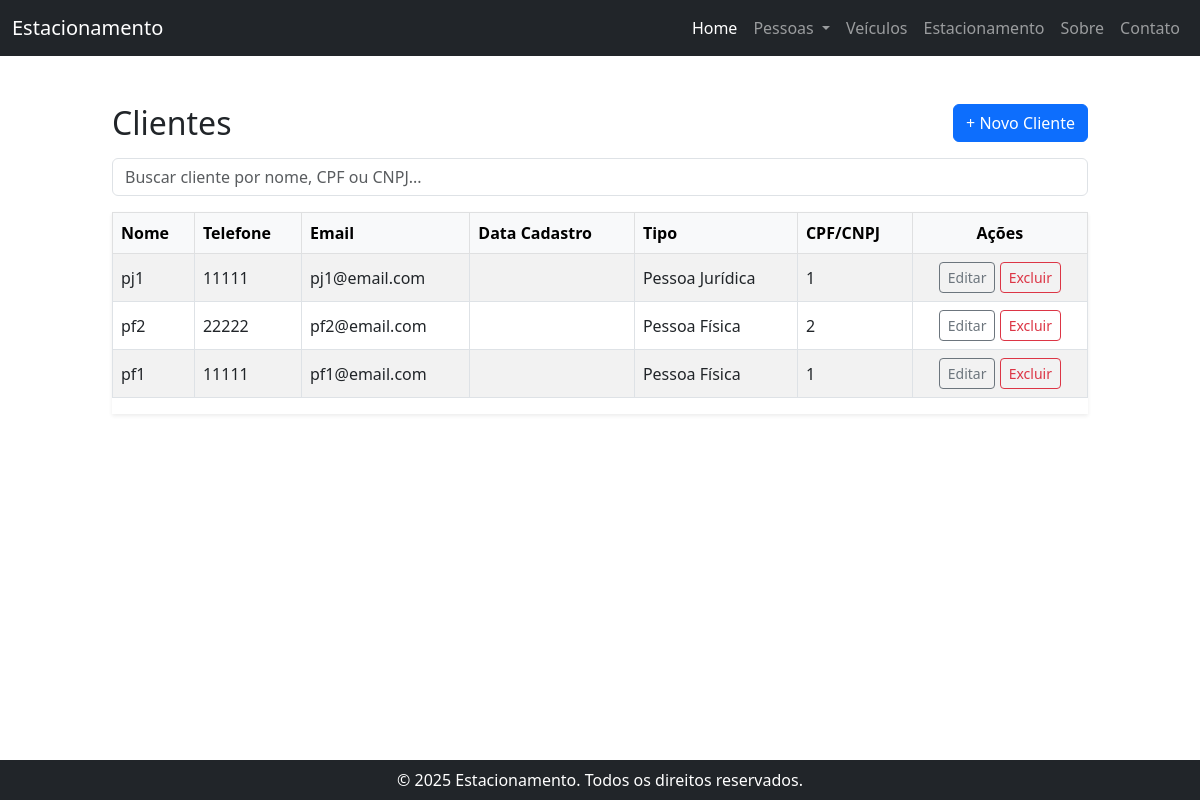
/clientes/, run on the app's committed database.
### src/pessoa/models.py (models this page shows, shortened)
class Cliente(models.Model):
	TIPO_CHOICES = [('PF', 'Pessoa Física'),('PJ', 'Pessoa Juridica')]
	tipoCliente = models.CharField('Tipo', max_length=2, choices=TIPO_CHOICES)
	pessoa_fisica = models.OneToOneField(PessoaFisica, on_delete=models.CASCADE, null=True, blank=True, related_name='clientes_pf')
	pessoa_juridica = models.OneToOneField(PessoaJuridica, on_delete=models.CASCADE, null=True, blank=True, related_name='clientes_pj')
	class Meta:
		verbose_name = 'Cliente'
		verbose_name_plural = 'Clientes'
	@property
	def nome(self):
		if self.tipoCliente == 'PF' and self.pessoa_fisica:
			return self.pessoa_fisica.nome
		elif self.tipoCliente == 'PJ' and self.pessoa_juridica:
			return self.pessoa_juridica.nome
		return ''
	@property
	def telefone(self):
		if self.tipoCliente == 'PF' and self.pessoa_fisica:
			return self.pessoa_fisica.telefone
		elif self.tipoCliente == 'PJ' and self.pessoa_juridica:
			return self.pessoa_juridica.telefone
		return ''
	@property
	def email(self):
		if self.tipoCliente == 'PF' and self.pessoa_fisica:
			return self.pessoa_fisica.email
		elif self.tipoCliente == 'PJ' and self.pessoa_juridica:
			return self.pessoa_juridica.email
		return ''
	@property
	def data_cadastro(self):
		if self.tipoCliente == 'PF' and self.pessoa_fisica:
			return self.pessoa_fisica.data_cadastro
		elif self.tipoCliente == 'PJ' and self.pessoa_juridica:
			return self.pessoa_juridica.data_cadastro
		return ''

class Pessoa(models.Model):
	nome = models.CharField('Nome', max_length=100, help_text='Nome completo')
	telefone = models.CharField('Telefone', max_length=15, help_text='Número de telefone')
	email = models.EmailField('E-mail', max_length=100, help_text='Endereço de e-mail')
	data_cadastro = models.DateField(auto_now_add=True)
	class Meta:
		abstract = True

class PessoaJuridica(Pessoa):
	cnpj = models.CharField('Cnpj', max_length=14, help_text='Cnpj da empresa')

class PessoaFisica(Pessoa):
	cpf = models.CharField('Cpf', max_length=14, help_text='Cpf da pessoa', unique=True)

### src/pessoa/views.py (the view)
# urls.py: path('clientes/', ClienteListView.as_view(), name='clientes'),
class ClienteListView(ListView):
    model = Cliente
    template_name = 'clientes.html'
    context_object_name = 'clientes'

### src/pessoa/templates/clientes.html (shortened to what this page needs)
{% extends 'base.html' %}
{% load static %}
{% load django_bootstrap5 %}
{% block content %}
<div class="container py-4">
  <div class="d-flex justify-content-between align-items-center mb-3">
    <h2 class="mb-0">Clientes</h2>
    <a href="{% url 'cliente_adicionar' %}" class="btn btn-primary">
      + Novo Cliente
    </a>
  </div>
  <div class="mb-3">
    <input type="text" id="filtro" class="form-control" placeholder="Buscar cliente por nome, CPF ou CNPJ...">
  </div>
  <div class="table-responsive shadow-sm">
    <table class="table table-hover table-striped table-bordered align-middle">
      <thead class="table-light">
        <tr>
          <th>Nome</th>
          <th>Telefone</th>
          <th>Email</th>
          <th>Data Cadastro</th>
          <th>Tipo</th>
          <th>CPF/CNPJ</th>
          <th class="text-center">Ações</th>
        </tr>
      </thead>
      <tbody id="tabelaClientes">
        {% for cliente in clientes %}
        <tr>
          <td>{{ cliente.nome }}</td>
          <td>{{ cliente.telefone }}</td>
          <td>{{ cliente.email }}</td>
          <td>{{ cliente.data_cadastro|date:"d/m/Y" }}</td>
          <td>
            {% if cliente.tipoCliente == 'PF' %}
              Pessoa Física
            {% else %}
              Pessoa Jurídica
            {% endif %}
          </td>
          <td>
            {% if cliente.tipoCliente == 'PF' %}
              {{ cliente.pessoa_fisica.cpf }}
            {% else %}
              {{ cliente.pessoa_juridica.cnpj }}
            {% endif %}
          </td>
          <td class="text-center">
            <a href="{% url 'cliente_editar' cliente.pk %}" class="btn btn-sm btn-outline-secondary">Editar</a>
            <a href="{% url 'cliente_deletar' cliente.pk %}" class="btn btn-sm btn-outline-danger">Excluir</a>
          </td>
        </tr>
        {% empty %}
        <tr>
          <td colspan="7" class="text-center text-muted">Nenhum cliente cadastrado.</td>
        </tr>
        {% endfor %}
      </tbody>
    </table>
  </div>
</div>
{% endblock %}

### src/home/templates/base.html (shortened to what this page needs)
<!DOCTYPE html>
{% load static %}
{% load django_bootstrap5 %}
<html lang="pt-br" data-bs-theme="light">
<head>
    {% block head %}
    <link href="https://cdn.jsdelivr.net/npm/bootstrap@5.3.0-alpha1/dist/css/bootstrap.min.css" rel="stylesheet"/>
    <link rel="stylesheet" href="https://cdn.jsdelivr.net/npm/bootstrap-icons@1.11.1/font/bootstrap-icons.css">
    {% endblock %}
</head>
<body class="d-flex flex-column min-vh-100">
{% include "header.html" %}
<main class="flex-grow-1 container py-4">
    <div class="content-wrapper w-100" style="max-width: 1000px; margin: 0 auto;">
        {% block content %}
        {% endblock %}
    </div>
</main>
{% include "footer.html" %}
</body>
</html>

### src/home/templates/header.html (shortened to what this page needs)
<nav class="navbar navbar-expand-lg navbar-dark bg-dark">
      <div class="container-fluid">
        <a class="navbar-brand" href="{% url 'home' %}">Estacionamento</a>
        <div class="collapse navbar-collapse" id="navbarNav">
          <ul class="navbar-nav ms-auto">
            <li class="nav-item">
              <a class="nav-link active" aria-current="page" href="{% url 'home' %}">Home</a>
            </li>
            <li class="nav-item dropdown">
              <a class="nav-link dropdown-toggle" href="#" id="pessoasDropdown" role="button" data-bs-toggle="dropdown" aria-expanded="false">
                  Pessoas
              </a>
            </li>
            <li class="nav-item">
              <a class="nav-link" href="{% url 'veiculos' %}">Veículos</a>
            </li>
            <li class="nav-item">
              <a class="nav-link" href="{% url 'movimentacoes' %}">Estacionamento</a>
            </li>
            <li class="nav-item">
              <a class="nav-link" href="#">Sobre</a>
            </li>
            <li class="nav-item">
              <a class="nav-link" href="#">Contato</a>
            </li>
          </ul>
        </div>
      </div>
    </nav>

### src/home/templates/footer.html
    <footer class="bg-dark text-white text-center py-2 w-100 mt-3">
        <p class="mb-0">&copy; 2025 Estacionamento. Todos os direitos reservados.</p>
    </footer>

### data on the page
Cliente: nome "pj1", telefone "11111", email "pj1@email.com", shows "Pessoa Jurídica", pessoa_juridica.cnpj "1"
Cliente: nome "pf2", telefone "22222", email "pf2@email.com", shows "Pessoa Física", pessoa_fisica.cpf "2"
Cliente: nome "pf1", telefone "11111", email "pf1@email.com", shows "Pessoa Física", pessoa_fisica.cpf "1"
